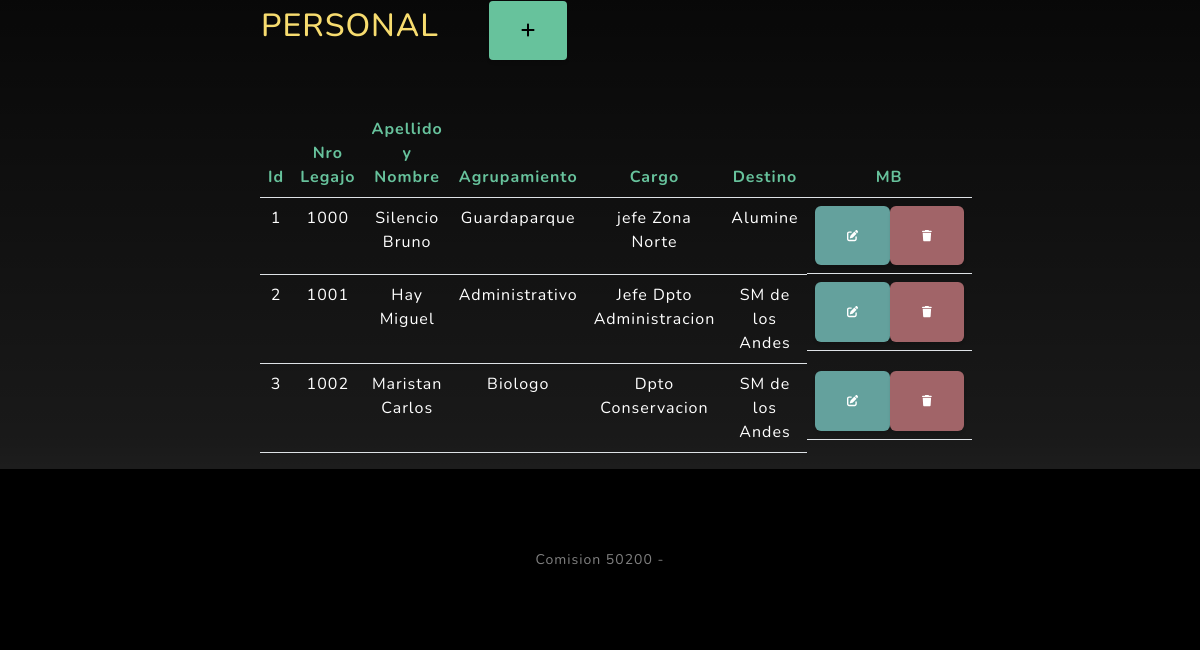
The app's page /aplicacion/personal/ (signed in, lower part), older data.
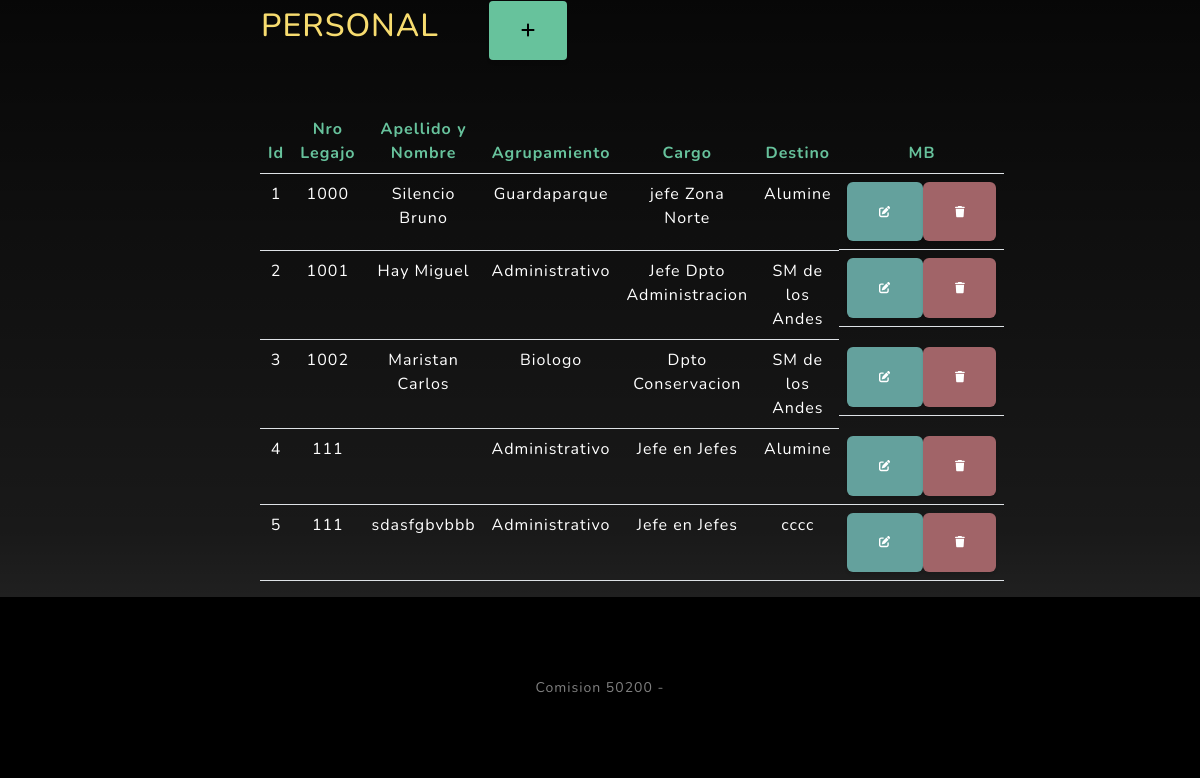
The same page, newer data.
### aplicacion/models.py (models this page shows, shortened)
class Personal(models.Model):
    nroLegajo = models.CharField(max_length=50)
    apellido_y_Nombre = models.CharField(max_length=50)
    agrupamiento = models.CharField(max_length=50)
    cargo = models.CharField(max_length=50)
    destino = models.CharField(max_length=50)

### aplicacion/views.py (the view)
# urls.py: path('personal/', PersonalList.as_view(), name= "personal"),
class PersonalList(LoginRequiredMixin, ListView):
    model = Personal

### aplicacion/templates/aplicacion/personal_list.html (shortened to what this page needs)
{% extends 'aplicacion/home.html' %}
{% block contenido %}
<table>
    <tr>
        <td with="200"><h2 style="color:#F7DC6F">PERSONAL</h2></td>
        <td>
            <a href="{% url 'personal_create' %}" class="btn btn-success btn-sm m-5"><i class="fa fa-plus fa-lg" title="Alta"></i></a>
        </td>
    </tr>
</table>
<table class="text-white table .align-items-end">
    <thead class="text-success">
        <tr class=".align-items-end">
            <th>Id</th>
            <th>Nro Legajo</th>
            <th>Apellido y Nombre</th>
            <th>Agrupamiento</th>
            <th>Cargo</th>
            <th>Destino</th>
            <th> MB </th>
        </tr>
    </thead>
    <tbody class="text-white">
{% for p in personal_list  %}
        <tr>
            <td>{{ p.id }}</td>
            <td>{{ p.nroLegajo }}</td>
            <td>{{ p.apellido_y_Nombre }}</td>
            <td>{{ p.agrupamiento }}</td>
            <td>{{ p.cargo }}</td>
            <td>{{ p.destino }}</td>
            <td class="d-flex">
                <a
                href="{% url 'personal_update' p.id %}"
                class="btn btn-primary"
                style="--bs-btn-padding-y: .25rem; --bs-btn-padding-x: .5rem; --bs-btn-font-size: .75rem;"
                ><i class="fa fa-edit fa-sm" title="Editar"></i>
            </a>
            <a
                href="{% url 'personal_delete' p.id %}"
                class="btn btn-danger"
                style="--bs-btn-padding-y: .25rem; --bs-btn-padding-x: .5rem; --bs-btn-font-size: .75rem;"
                ><i class="fa fa-trash fa-sm" title="Eliminar"></i>
            </a>
            </td>
        </tr>
{% endfor %}
    </tbody>
</table>
{% endblock contenido %}

Row changes from the older to the newer data that the page shows:
added Personal: id "4", nroLegajo "111", agrupamiento "Administrativo", cargo "Jefe en Jefes", destino "Alumine"
added Personal: id "5", nroLegajo "111", apellido_y_Nombre "sdasfgbvbbb", agrupamiento "Administrativo", cargo "Jefe en Jefes", destino "cccc"
